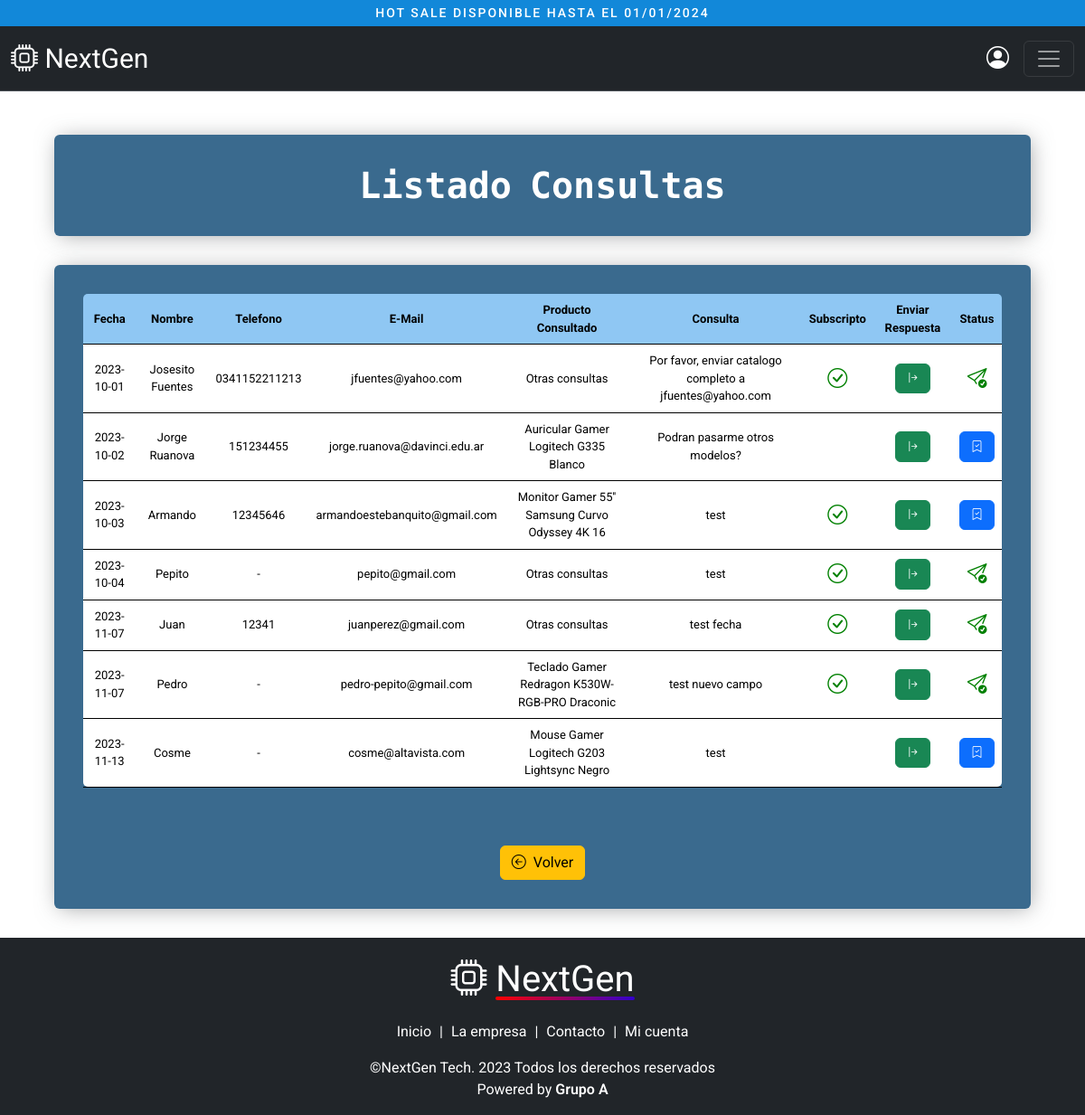
Screenshot of /proyecto/admin_consultas.php (signed in) with the database file from the repository.
### tables this page shows
CREATE TABLE `bannermensaje` (
  `id` int(11) NOT NULL,
  `mensajeMostrar` text NOT NULL,
  `indicador` tinyint(1) NOT NULL,
  `finalizacionMensaje` date DEFAULT NULL
);

CREATE TABLE `contactos` (
  `id_contacto` int(11) NOT NULL,
  `nombre` varchar(250) NOT NULL,
  `telefono` varchar(20) DEFAULT NULL,
  `email` varchar(200) NOT NULL,
  `nombre_producto` varchar(200) NOT NULL,
  `consulta` varchar(300) NOT NULL,
  `newsletter` tinyint(1) NOT NULL,
  `fecha_consulta` date NOT NULL,
  `respondido` tinyint(1) DEFAULT 0
);

### proyecto/consultas/consultas_misc.php (called while the page is built, shortened)
<?php
function getMensajeBanner(PDO $conexion, $id)
{
    $consulta = $conexion->prepare('
    SELECT id, mensajeMostrar, indicador, finalizacionMensaje
    FROM bannermensaje
    WHERE id = :id
');
    $consulta->bindValue(':id', $id);
    $consulta->execute();
    $bannerMensaje = $consulta->fetch(PDO::FETCH_ASSOC);
    return $bannerMensaje;
}
?>

### proyecto/consultas/consultas_mensajes.php (called while the page is built, shortened)
<?php
function getContacto(PDO $conexion)
{
    $consulta = $conexion->prepare('
    SELECT id_contacto, nombre, telefono, email, nombre_producto, consulta, newsletter,fecha_consulta, respondido
    FROM contactos
    ');
    $consulta->execute();
    $consultas = $consulta->fetchAll(PDO::FETCH_ASSOC);
    return $consultas;
}
?>

### proyecto/admin_consultas.php (the view, shortened to what this page needs)
<?php
require_once('_conexion.php');
require_once('consultas/consultas_mensajes.php');
$consultas = getContacto($conexion);
?>
<!DOCTYPE html>
<html lang="en">
<head>
    <?php require('layout/_headers.php') ?>
</head>
<body>
    <?php require('layout/_navbar.php') ?>
    <div class="contentCustomized animate__animated animate__backInDown">
        <div class="container containerCustomized mt-5">
            <h1>Listado Consultas</h1>
        </div>
        <div class="container containerCustomized mt-3">
            <div class="admin-container-table">
                <table class="table table-ver-productos">
                    <thead>
                        <tr>
                            <th class="text-center first" scope="col">Fecha</th>
                            <th class="text-center" scope="col">Nombre</th>
                            <th class="text-center" scope="col">Telefono</th>
                            <th class="text-center" scope="col">E-Mail</th>
                            <th class="text-center" scope="col">Producto Consultado</th>
                            <th class="text-center" scope="col">Consulta</th>
                            <th class="text-center" scope="col">Subscripto</th>
                            <th class="text-center" scope="col">Enviar Respuesta</th>
                            <th class="text-center last" scope="col">Status</th>
                        </tr>
                    </thead>
                    <tbody>
                        <?php foreach ($consultas as $contacto): ?>
                            <tr>
                                <td class="text-center">
                                    <?php echo $contacto['fecha_consulta'] ?>
                                </td>
                                <td class="text-center">
                                    <?php echo $contacto['nombre'] ?>
                                </td>
                                <td class="text-center">
                                    <?php echo ($contacto['telefono'] == NULL ? "-" : $contacto['telefono']) ?>
                                </td>
                                <td class="text-center">
                                    <?php echo $contacto['email'] ?>
                                </td>
                                <td class="text-center">
                                    <?php echo $contacto['nombre_producto'] ?>
                                </td>
                                <td class="text-center">
                                    <?php echo $contacto['consulta'] ?>
                                </td>
                                <td class="text-center">
                                    <?php echo ($contacto['newsletter'] == 1 ? '<i class="bi bi-check-circle" style="font-size: 22px;color:green;"></i>' : "") ?>
                                </td>
                                <td class="text-center">
                                    <?php
                                    $email = $contacto['email'];
                                    $subject = "NextGen | Consulta: " . $contacto['nombre_producto'];
                                    $body = "\n\n-----------------------------\n" . $contacto['nombre_producto'] . "\nSu Mensaje: " . $contacto['consulta'];
                                    $encodedSubject = rawurlencode($subject);
                                    $encodedBody = rawurlencode($body);
                                    $mailtoLink = $email . '?subject=' . $encodedSubject . '&body=' . $encodedBody;
                                    ?>
                                    <a href="mailto:<?php echo $mailtoLink ?>" title="Responder"><button
                                            class="btn btn-success"><i class="bi bi-arrow-bar-right"></i></button></a>
                                </td>
                                <td class="text-center">
                                    <?php if ($contacto['respondido'] == 0): ?>
                                        <a href="<?php echo BASE_URL ?>admin_respuesta_confirmada.php?id=<?php echo $contacto['id_contacto'] ?>"
                                            class="btn-actualizarRegistro btn btn-primary" title="Marcar como respondido"><i
                                                class="bi bi-bookmark-check"></i></a>
                                    <?php else: ?>
                                        <?php echo '<i class="bi bi-send-check" style="font-size: 22px;color:green;"></i>' ?>
                                    <?php endif ?>
                                </td>
                            </tr>
                        <?php endforeach ?>
                </table>
            </div>
            <a href="<?php echo BASE_URL ?>admin_index.php" class="btn btn-warning mt-5"><i
                    class="bi bi-arrow-left-circle me-2"></i>Volver</a>
        </div>
    </div>
    <?php require('layout/_footer.php') ?>
</body>
</html>

### proyecto/layout/_navbar.php (shortened to what this page needs)
<?php
require_once('_conexion.php');
require_once('consultas/consultas_misc.php');
$mensaje = getMensajeBanner($conexion, "1");
if ($mensaje['indicador'] == 1) {
    if ($mensaje['finalizacionMensaje'] >= date("Y-m-d")) {
        $mensajeBanner = '<p>' . $mensaje['mensajeMostrar'] . '</p>';
        $inlineStyle = '';
    } else {
        $mensajeBanner = "";
        $inlineStyle = "style=display:none!important";
    }
} else {
    $mensajeBanner = "";
    $inlineStyle = "style=display:none!important";
}
?>
<div id="top-bar" class="top-bar" <?php echo $inlineStyle ?>>
    <?php echo $mensajeBanner ?>
</div>
<nav class="navbar bg-dark border-bottom border-body" data-bs-theme="dark">
    <div class="container-fluid">
        <a class="navbar-brand" href="<?php echo BASE_URL ?>index.php">
            <span><i class="bi bi-cpu color-change-effect"></i></span>
            <span>NextGen</span>
        </a>
        <div class="burger-contaniner">
            <?php if (isset($_SESSION['usuario'])): ?>
                <a title="Mi cuenta" href="<?php echo BASE_URL ?>admin_index.php"><i class="bi bi-person-circle naviconuser"></i></a>
            <?php else: ?>
                <a title="Iniciar Sesion" href="<?php echo BASE_URL ?>iniciar_sesion.php"><i
                        class="bi bi-box-arrow-in-right naviconuser"></i></a>
            <?php endif ?>
            <button class="navbar-toggler" type="button" data-bs-toggle="offcanvas" data-bs-target="#offcanvasNavbar"
                aria-controls="offcanvasNavbar" aria-label="Toggle navigation">
                <span class="navbar-toggler-icon"></span>
            </button>
        </div>
    </div>
</nav>

### proyecto/css/estilos.css (style rules this page uses)
html { scroll-behavior: smooth; }
body { background-image: url("../img/assets/body-bg.jpg"); background-attachment: fixed; font-family: 'Roboto', sans-serif; overflow-x: hidden; }
h1, h2, h3, h4, h5, h6 { font-family: 'Sometype Mono', monospace; font-weight: 800; word-spacing: -4px; margin: 0; color: white; text-wrap: pretty; }
.navbar { position: sticky; top: 0; width: 100%; z-index: 9999; }
.top-bar { background-color: #1288d9; display: flex; flex-direction: row; flex-wrap: wrap; justify-content: center; }
.top-bar p { margin: 0; font-size: 14px; font-weight: 500; text-transform: uppercase; letter-spacing: 2px; color: white; margin: 4px 0; }
.navbar-brand { transition: ease 200ms all; font-size: 30px; }
.burger-contaniner { display: flex; align-items: center }
.burger-contaniner .naviconuser { font-size: 25px; color: white; transition: ease 300ms all; }
.burger-contaniner .navbar-toggler { margin-left: 1rem; transition: ease 300ms all; }
.contentCustomized { min-height: 75vh; }
.containerCustomized { max-width: 1200px; width: 90%; margin: 8rem auto 2rem auto; background-color: #2a5e85eb; border-radius: 6px; padding: 2rem; box-shadow: 2px 2px 25px -3px #848687c4; text-align: center; }
.containerCustomized h1, .containerCustomized h3, .containerCustomized h4 { color: white; text-align: center; }
.color-change-effect { animation: logoEffect 3s linear infinite; }
.admin-container-table { width: 100%; overflow-x: auto; }
.table-ver-productos { font-size: 13px; }
.table-ver-productos .text-center { font-size: 13px; vertical-align: middle; }
.table-ver-productos .btn { font-size: 13px; }
.table-ver-productos th { background: #8fc7f3; }
.table-ver-productos .first { border-radius: 5px 0 0 0; }
.table-ver-productos .last { border-radius: 0 5px 0 0; }
.table-ver-productos tr { border: none; }
.table-ver-productos tr:last-child td:first-child { border-radius: 0 0 0 5px; }
.table-ver-productos tr:last-child td:last-child { border-radius: 0 0 5px 0; }

### rows the page displays
bannermensaje: mensajeMostrar "HOT SALE DISPONIBLE HASTA EL 01/01/2024"
contactos: fecha_consulta "2023-10-01", nombre "Josesito Fuentes", telefono "0341152211213", email "jfuentes@yahoo.com", nombre_producto "Otras consultas", consulta "Por favor, enviar catalogo completo a jfuentes@yahoo.com", newsletter 1 (drawn), respondido 1 (drawn)
contactos: fecha_consulta "2023-10-02", nombre "Jorge Ruanova", telefono "151234455", email "jorge.ruanova@davinci.edu.ar", nombre_producto "Auricular Gamer Logitech G335 Blanco", consulta "Podran pasarme otros modelos?"
contactos: fecha_consulta "2023-10-03", nombre "Armando", telefono "12345646", email "armandoestebanquito@gmail.com", nombre_producto "Monitor Gamer 55'' Samsung Curvo Odyssey 4K 16", consulta "test", newsletter 1 (drawn)
contactos: fecha_consulta "2023-10-04", nombre "Pepito", email "pepito@gmail.com", nombre_producto "Otras consultas", consulta "test", newsletter 1 (drawn), respondido 1 (drawn)
contactos: fecha_consulta "2023-11-07", nombre "Juan", telefono "12341", email "juanperez@gmail.com", nombre_producto "Otras consultas", consulta "test fecha", newsletter 1 (drawn), respondido 1 (drawn)
contactos: fecha_consulta "2023-11-07", nombre "Pedro", email "pedro-pepito@gmail.com", nombre_producto "Teclado Gamer Redragon K530W-RGB-PRO Draconic", consulta "test nuevo campo", newsletter 1 (drawn), respondido 1 (drawn)
contactos: fecha_consulta "2023-11-13", nombre "Cosme", email "cosme@altavista.com", nombre_producto "Mouse Gamer Logitech G203 Lightsync Negro", consulta "test"
